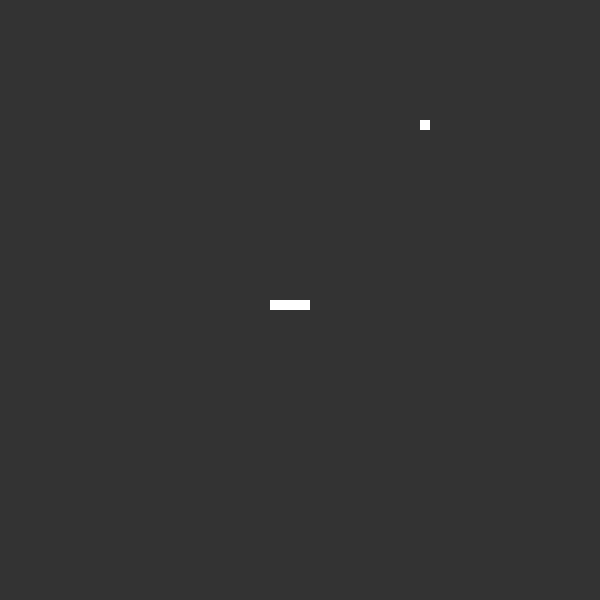
Frame 1 (no input)
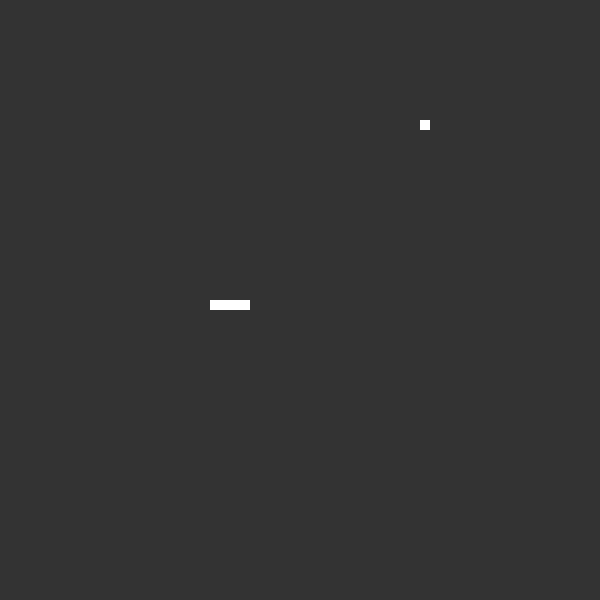
Frame 60 (no input)
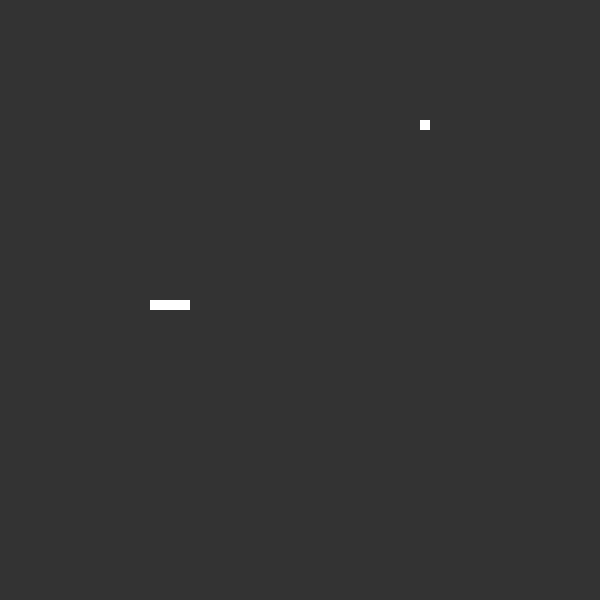
Frame 120 (the mouse pressed at the canvas centre since frame 60)

The p5.js sketch that drew these frames (run headless with seeded random() and noise() and a simulated clock; from frame 60 on, the mouse is pressed at the canvas centre):

// p5.js sketch
// ── sketch.js
let Snake; 
let food;
function setup() {
  createCanvas(600,600);
  Snake = new snake();
  Snake.eat();
  Snake.eat();
  Snake.eat();
  food = genFood();
  showFood();
}

function showFood(){
  Snake.drawCell(food);
}

function genFood(){
	var f = createVector(floor(random(Snake.R)),floor(random(Snake.R)));
	f.x = map(f.x,0,Snake.R,0,width);
	f.y = map(f.y,0,Snake.R,0,height);
	 while(Snake.inSnake(f)){
  		f = genFood();
  }
    return f.copy();
}

function draw() {
  background(51);
  showFood()
  
  if(frameCount%10==0){
  	Snake.update();
  	if(Snake.isDead()){
  		console.log("GameOver");
  		noLoop();
  	}	
  }
  Snake.show();

  if(Snake.eatFood(food)){
  	food = genFood(); 
  }
  // console.log(Snake.body);
  // console.log(Snake.pos);
  // noLoop();
}

function keyPressed(){
	if (keyCode === UP_ARROW) {
	    Snake.moveUp();
	    Snake.update();
	}else if (keyCode === DOWN_ARROW) {
	    Snake.moveDown();
	    Snake.update();
	}else if (keyCode === LEFT_ARROW) {
	    Snake.moveLeft();
	    Snake.update();
	}else if (keyCode === RIGHT_ARROW) {
	    Snake.moveRight();
	    Snake.update();
	} 
}


// ── snake.js
snake = function(){
	this.pos = createVector(width/2,height/2);
	this.vel = createVector(-10,0);
	this.R=10;
	this.body=[];
	this.dead = false;

	this.show = function(){
		//draw head
		this.drawCell(this.pos);

		//draw body
		for(var i=0;i<this.body.length;i++){
		this.drawCell(this.body[i]);
		}
	}

	this.drawCell=function(pt){
		noStroke();
		fill(255);
		rect(pt.x,pt.y,this.R,this.R);
	}

	this.update = function(){
		if(this.body.length>0){
			for(var i=this.body.length-2;i>=0;i--){
				this.body[i+1]=this.body[i].copy();
			}
			this.body[0]=this.pos.copy();
		}

		this.pos.add(this.vel);
	}
	
	this.eat=function(){
		for(var i=this.body.length-1;i>=0;i--){
				this.body[i+1]=this.body[i];
			}
		this.body[0]=this.pos.copy();

		this.pos.add(this.vel);
	}

	this.eatFood=function(food){
		if(this.pos.x == food.x && this.pos.y == food.y)
		{
			this.eat();
			return true;
		}			
		return false;
	}

   this.isDead=function(){	
   	if(this.pos.x > width || this.pos.x < 0){
   		this.dead = true;
   		this.vel.mult(0);
   	}
   	
   	else if(this.pos.y < 0 || this.pos.y > height){
   		this.dead = true;
   		this.vel.mult(0);
   	}

   	else if(this.inSnake(this.pos)){
   		this.dead = true;
   		this.vel.mult(0);	
   	}
   	return this.dead;
   }

   this.inSnake=function(pos){
   	
   	for(var i=0;i<this.body.length;i++){
   		if(this.body[i].x == pos.x && this.body[i].y == pos.y)
   		return true;
   	}
   	return false;
   }

	this.moveUp = function(){
		if(this.vel.y==0){
			this.vel.x = 0;
			this.vel.y = -10;
			return true;
		}
		return false;
	}
	this.moveDown = function(){
		if(this.vel.y==0){
			this.vel.x = 0;
			this.vel.y = 10;
			return true;
		}
		return false;
	}
	this.moveLeft = function(){
		if(this.vel.x==0){
			this.vel.x = -10;
			this.vel.y = 0;
			return true;
		}
		return false;
	}
	this.moveRight = function(){
		if(this.vel.x==0){
			this.vel.x = 10;
			this.vel.y = 0;
			return true;
		}
		return false;
	}

}
